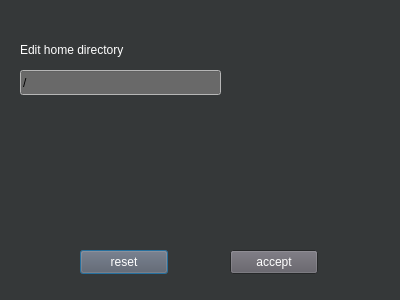
<?xml version="1.0" encoding="UTF-8"?>
<ui version="4.0">
 <class>DialogToolwindow</class>
 <widget class="QDialog" name="DialogToolwindow">
  <property name="geometry">
   <rect>
    <x>0</x>
    <y>0</y>
    <width>400</width>
    <height>300</height>
   </rect>
  </property>
  <property name="palette">
   <palette>
    <active>
     <colorrole role="WindowText">
      <brush brushstyle="SolidPattern">
       <color alpha="255">
        <red>255</red>
        <green>255</green>
        <blue>255</blue>
       </color>
      </brush>
     </colorrole>
     <colorrole role="Button">
      <brush brushstyle="SolidPattern">
       <color alpha="255">
        <red>94</red>
        <green>92</green>
        <blue>100</blue>
       </color>
      </brush>
     </colorrole>
     <colorrole role="Light">
      <brush brushstyle="SolidPattern">
       <color alpha="255">
        <red>141</red>
        <green>138</green>
        <blue>150</blue>
       </color>
      </brush>
     </colorrole>
     <colorrole role="Midlight">
      <brush brushstyle="SolidPattern">
       <color alpha="255">
        <red>117</red>
        <green>115</green>
        <blue>125</blue>
       </color>
      </brush>
     </colorrole>
     <colorrole role="Dark">
      <brush brushstyle="SolidPattern">
       <color alpha="255">
        <red>47</red>
        <green>46</green>
        <blue>50</blue>
       </color>
      </brush>
     </colorrole>
     <colorrole role="Mid">
      <brush brushstyle="SolidPattern">
       <color alpha="255">
        <red>63</red>
        <green>61</green>
        <blue>67</blue>
       </color>
      </brush>
     </colorrole>
     <colorrole role="Text">
      <brush brushstyle="SolidPattern">
       <color alpha="255">
        <red>255</red>
        <green>255</green>
        <blue>255</blue>
       </color>
      </brush>
     </colorrole>
     <colorrole role="BrightText">
      <brush brushstyle="SolidPattern">
       <color alpha="255">
        <red>255</red>
        <green>255</green>
        <blue>255</blue>
       </color>
      </brush>
     </colorrole>
     <colorrole role="ButtonText">
      <brush brushstyle="SolidPattern">
       <color alpha="255">
        <red>255</red>
        <green>255</green>
        <blue>255</blue>
       </color>
      </brush>
     </colorrole>
     <colorrole role="Base">
      <brush brushstyle="SolidPattern">
       <color alpha="255">
        <red>105</red>
        <green>105</green>
        <blue>105</blue>
       </color>
      </brush>
     </colorrole>
     <colorrole role="Window">
      <brush brushstyle="SolidPattern">
       <color alpha="255">
        <red>53</red>
        <green>56</green>
        <blue>57</blue>
       </color>
      </brush>
     </colorrole>
     <colorrole role="Shadow">
      <brush brushstyle="SolidPattern">
       <color alpha="255">
        <red>0</red>
        <green>0</green>
        <blue>0</blue>
       </color>
      </brush>
     </colorrole>
     <colorrole role="AlternateBase">
      <brush brushstyle="SolidPattern">
       <color alpha="255">
        <red>47</red>
        <green>46</green>
        <blue>50</blue>
       </color>
      </brush>
     </colorrole>
     <colorrole role="ToolTipBase">
      <brush brushstyle="SolidPattern">
       <color alpha="255">
        <red>255</red>
        <green>255</green>
        <blue>220</blue>
       </color>
      </brush>
     </colorrole>
     <colorrole role="ToolTipText">
      <brush brushstyle="SolidPattern">
       <color alpha="255">
        <red>0</red>
        <green>0</green>
        <blue>0</blue>
       </color>
      </brush>
     </colorrole>
     <colorrole role="PlaceholderText">
      <brush brushstyle="SolidPattern">
       <color alpha="128">
        <red>255</red>
        <green>255</green>
        <blue>255</blue>
       </color>
      </brush>
     </colorrole>
    </active>
    <inactive>
     <colorrole role="WindowText">
      <brush brushstyle="SolidPattern">
       <color alpha="255">
        <red>255</red>
        <green>255</green>
        <blue>255</blue>
       </color>
      </brush>
     </colorrole>
     <colorrole role="Button">
      <brush brushstyle="SolidPattern">
       <color alpha="255">
        <red>94</red>
        <green>92</green>
        <blue>100</blue>
       </color>
      </brush>
     </colorrole>
     <colorrole role="Light">
      <brush brushstyle="SolidPattern">
       <color alpha="255">
        <red>141</red>
        <green>138</green>
        <blue>150</blue>
       </color>
      </brush>
     </colorrole>
     <colorrole role="Midlight">
      <brush brushstyle="SolidPattern">
       <color alpha="255">
        <red>117</red>
        <green>115</green>
        <blue>125</blue>
       </color>
      </brush>
     </colorrole>
     <colorrole role="Dark">
      <brush brushstyle="SolidPattern">
       <color alpha="255">
        <red>47</red>
        <green>46</green>
        <blue>50</blue>
       </color>
      </brush>
     </colorrole>
     <colorrole role="Mid">
      <brush brushstyle="SolidPattern">
       <color alpha="255">
        <red>63</red>
        <green>61</green>
        <blue>67</blue>
       </color>
      </brush>
     </colorrole>
     <colorrole role="Text">
      <brush brushstyle="SolidPattern">
       <color alpha="255">
        <red>255</red>
        <green>255</green>
        <blue>255</blue>
       </color>
      </brush>
     </colorrole>
     <colorrole role="BrightText">
      <brush brushstyle="SolidPattern">
       <color alpha="255">
        <red>255</red>
        <green>255</green>
        <blue>255</blue>
       </color>
      </brush>
     </colorrole>
     <colorrole role="ButtonText">
      <brush brushstyle="SolidPattern">
       <color alpha="255">
        <red>255</red>
        <green>255</green>
        <blue>255</blue>
       </color>
      </brush>
     </colorrole>
     <colorrole role="Base">
      <brush brushstyle="SolidPattern">
       <color alpha="255">
        <red>105</red>
        <green>105</green>
        <blue>105</blue>
       </color>
      </brush>
     </colorrole>
     <colorrole role="Window">
      <brush brushstyle="SolidPattern">
       <color alpha="255">
        <red>53</red>
        <green>56</green>
        <blue>57</blue>
       </color>
      </brush>
     </colorrole>
     <colorrole role="Shadow">
      <brush brushstyle="SolidPattern">
       <color alpha="255">
        <red>0</red>
        <green>0</green>
        <blue>0</blue>
       </color>
      </brush>
     </colorrole>
     <colorrole role="AlternateBase">
      <brush brushstyle="SolidPattern">
       <color alpha="255">
        <red>47</red>
        <green>46</green>
        <blue>50</blue>
       </color>
      </brush>
     </colorrole>
     <colorrole role="ToolTipBase">
      <brush brushstyle="SolidPattern">
       <color alpha="255">
        <red>255</red>
        <green>255</green>
        <blue>220</blue>
       </color>
      </brush>
     </colorrole>
     <colorrole role="ToolTipText">
      <brush brushstyle="SolidPattern">
       <color alpha="255">
        <red>0</red>
        <green>0</green>
        <blue>0</blue>
       </color>
      </brush>
     </colorrole>
     <colorrole role="PlaceholderText">
      <brush brushstyle="SolidPattern">
       <color alpha="128">
        <red>255</red>
        <green>255</green>
        <blue>255</blue>
       </color>
      </brush>
     </colorrole>
    </inactive>
    <disabled>
     <colorrole role="WindowText">
      <brush brushstyle="SolidPattern">
       <color alpha="255">
        <red>47</red>
        <green>46</green>
        <blue>50</blue>
       </color>
      </brush>
     </colorrole>
     <colorrole role="Button">
      <brush brushstyle="SolidPattern">
       <color alpha="255">
        <red>94</red>
        <green>92</green>
        <blue>100</blue>
       </color>
      </brush>
     </colorrole>
     <colorrole role="Light">
      <brush brushstyle="SolidPattern">
       <color alpha="255">
        <red>141</red>
        <green>138</green>
        <blue>150</blue>
       </color>
      </brush>
     </colorrole>
     <colorrole role="Midlight">
      <brush brushstyle="SolidPattern">
       <color alpha="255">
        <red>117</red>
        <green>115</green>
        <blue>125</blue>
       </color>
      </brush>
     </colorrole>
     <colorrole role="Dark">
      <brush brushstyle="SolidPattern">
       <color alpha="255">
        <red>47</red>
        <green>46</green>
        <blue>50</blue>
       </color>
      </brush>
     </colorrole>
     <colorrole role="Mid">
      <brush brushstyle="SolidPattern">
       <color alpha="255">
        <red>63</red>
        <green>61</green>
        <blue>67</blue>
       </color>
      </brush>
     </colorrole>
     <colorrole role="Text">
      <brush brushstyle="SolidPattern">
       <color alpha="255">
        <red>47</red>
        <green>46</green>
        <blue>50</blue>
       </color>
      </brush>
     </colorrole>
     <colorrole role="BrightText">
      <brush brushstyle="SolidPattern">
       <color alpha="255">
        <red>255</red>
        <green>255</green>
        <blue>255</blue>
       </color>
      </brush>
     </colorrole>
     <colorrole role="ButtonText">
      <brush brushstyle="SolidPattern">
       <color alpha="255">
        <red>47</red>
        <green>46</green>
        <blue>50</blue>
       </color>
      </brush>
     </colorrole>
     <colorrole role="Base">
      <brush brushstyle="SolidPattern">
       <color alpha="255">
        <red>53</red>
        <green>56</green>
        <blue>57</blue>
       </color>
      </brush>
     </colorrole>
     <colorrole role="Window">
      <brush brushstyle="SolidPattern">
       <color alpha="255">
        <red>53</red>
        <green>56</green>
        <blue>57</blue>
       </color>
      </brush>
     </colorrole>
     <colorrole role="Shadow">
      <brush brushstyle="SolidPattern">
       <color alpha="255">
        <red>0</red>
        <green>0</green>
        <blue>0</blue>
       </color>
      </brush>
     </colorrole>
     <colorrole role="AlternateBase">
      <brush brushstyle="SolidPattern">
       <color alpha="255">
        <red>94</red>
        <green>92</green>
        <blue>100</blue>
       </color>
      </brush>
     </colorrole>
     <colorrole role="ToolTipBase">
      <brush brushstyle="SolidPattern">
       <color alpha="255">
        <red>255</red>
        <green>255</green>
        <blue>220</blue>
       </color>
      </brush>
     </colorrole>
     <colorrole role="ToolTipText">
      <brush brushstyle="SolidPattern">
       <color alpha="255">
        <red>0</red>
        <green>0</green>
        <blue>0</blue>
       </color>
      </brush>
     </colorrole>
     <colorrole role="PlaceholderText">
      <brush brushstyle="SolidPattern">
       <color alpha="128">
        <red>255</red>
        <green>255</green>
        <blue>255</blue>
       </color>
      </brush>
     </colorrole>
    </disabled>
   </palette>
  </property>
  <property name="windowTitle">
   <string>pearTools</string>
  </property>
  <widget class="QLabel" name="label">
   <property name="geometry">
    <rect>
     <x>20</x>
     <y>40</y>
     <width>181</width>
     <height>20</height>
    </rect>
   </property>
   <property name="text">
    <string>Edit home directory</string>
   </property>
  </widget>
  <widget class="QLineEdit" name="lineEdit">
   <property name="geometry">
    <rect>
     <x>20</x>
     <y>70</y>
     <width>201</width>
     <height>25</height>
    </rect>
   </property>
   <property name="palette">
    <palette>
     <active>
      <colorrole role="WindowText">
       <brush brushstyle="SolidPattern">
        <color alpha="255">
         <red>0</red>
         <green>0</green>
         <blue>0</blue>
        </color>
       </brush>
      </colorrole>
      <colorrole role="Button">
       <brush brushstyle="SolidPattern">
        <color alpha="255">
         <red>255</red>
         <green>255</green>
         <blue>255</blue>
        </color>
       </brush>
      </colorrole>
      <colorrole role="Light">
       <brush brushstyle="SolidPattern">
        <color alpha="255">
         <red>255</red>
         <green>255</green>
         <blue>255</blue>
        </color>
       </brush>
      </colorrole>
      <colorrole role="Midlight">
       <brush brushstyle="SolidPattern">
        <color alpha="255">
         <red>255</red>
         <green>255</green>
         <blue>255</blue>
        </color>
       </brush>
      </colorrole>
      <colorrole role="Dark">
       <brush brushstyle="SolidPattern">
        <color alpha="255">
         <red>127</red>
         <green>127</green>
         <blue>127</blue>
        </color>
       </brush>
      </colorrole>
      <colorrole role="Mid">
       <brush brushstyle="SolidPattern">
        <color alpha="255">
         <red>170</red>
         <green>170</green>
         <blue>170</blue>
        </color>
       </brush>
      </colorrole>
      <colorrole role="Text">
       <brush brushstyle="SolidPattern">
        <color alpha="255">
         <red>0</red>
         <green>0</green>
         <blue>0</blue>
        </color>
       </brush>
      </colorrole>
      <colorrole role="BrightText">
       <brush brushstyle="SolidPattern">
        <color alpha="255">
         <red>255</red>
         <green>255</green>
         <blue>255</blue>
        </color>
       </brush>
      </colorrole>
      <colorrole role="ButtonText">
       <brush brushstyle="SolidPattern">
        <color alpha="255">
         <red>0</red>
         <green>0</green>
         <blue>0</blue>
        </color>
       </brush>
      </colorrole>
      <colorrole role="Base">
       <brush brushstyle="SolidPattern">
        <color alpha="255">
         <red>105</red>
         <green>105</green>
         <blue>105</blue>
        </color>
       </brush>
      </colorrole>
      <colorrole role="Window">
       <brush brushstyle="SolidPattern">
        <color alpha="255">
         <red>255</red>
         <green>255</green>
         <blue>255</blue>
        </color>
       </brush>
      </colorrole>
      <colorrole role="Shadow">
       <brush brushstyle="SolidPattern">
        <color alpha="255">
         <red>0</red>
         <green>0</green>
         <blue>0</blue>
        </color>
       </brush>
      </colorrole>
      <colorrole role="AlternateBase">
       <brush brushstyle="SolidPattern">
        <color alpha="255">
         <red>255</red>
         <green>255</green>
         <blue>255</blue>
        </color>
       </brush>
      </colorrole>
      <colorrole role="ToolTipBase">
       <brush brushstyle="SolidPattern">
        <color alpha="255">
         <red>255</red>
         <green>255</green>
         <blue>220</blue>
        </color>
       </brush>
      </colorrole>
      <colorrole role="ToolTipText">
       <brush brushstyle="SolidPattern">
        <color alpha="255">
         <red>0</red>
         <green>0</green>
         <blue>0</blue>
        </color>
       </brush>
      </colorrole>
      <colorrole role="PlaceholderText">
       <brush brushstyle="SolidPattern">
        <color alpha="128">
         <red>0</red>
         <green>0</green>
         <blue>0</blue>
        </color>
       </brush>
      </colorrole>
     </active>
     <inactive>
      <colorrole role="WindowText">
       <brush brushstyle="SolidPattern">
        <color alpha="255">
         <red>0</red>
         <green>0</green>
         <blue>0</blue>
        </color>
       </brush>
      </colorrole>
      <colorrole role="Button">
       <brush brushstyle="SolidPattern">
        <color alpha="255">
         <red>255</red>
         <green>255</green>
         <blue>255</blue>
        </color>
       </brush>
      </colorrole>
      <colorrole role="Light">
       <brush brushstyle="SolidPattern">
        <color alpha="255">
         <red>255</red>
         <green>255</green>
         <blue>255</blue>
        </color>
       </brush>
      </colorrole>
      <colorrole role="Midlight">
       <brush brushstyle="SolidPattern">
        <color alpha="255">
         <red>255</red>
         <green>255</green>
         <blue>255</blue>
        </color>
       </brush>
      </colorrole>
      <colorrole role="Dark">
       <brush brushstyle="SolidPattern">
        <color alpha="255">
         <red>127</red>
         <green>127</green>
         <blue>127</blue>
        </color>
       </brush>
      </colorrole>
      <colorrole role="Mid">
       <brush brushstyle="SolidPattern">
        <color alpha="255">
         <red>170</red>
         <green>170</green>
         <blue>170</blue>
        </color>
       </brush>
      </colorrole>
      <colorrole role="Text">
       <brush brushstyle="SolidPattern">
        <color alpha="255">
         <red>0</red>
         <green>0</green>
         <blue>0</blue>
        </color>
       </brush>
      </colorrole>
      <colorrole role="BrightText">
       <brush brushstyle="SolidPattern">
        <color alpha="255">
         <red>255</red>
         <green>255</green>
         <blue>255</blue>
        </color>
       </brush>
      </colorrole>
      <colorrole role="ButtonText">
       <brush brushstyle="SolidPattern">
        <color alpha="255">
         <red>0</red>
         <green>0</green>
         <blue>0</blue>
        </color>
       </brush>
      </colorrole>
      <colorrole role="Base">
       <brush brushstyle="SolidPattern">
        <color alpha="255">
         <red>105</red>
         <green>105</green>
         <blue>105</blue>
        </color>
       </brush>
      </colorrole>
      <colorrole role="Window">
       <brush brushstyle="SolidPattern">
        <color alpha="255">
         <red>255</red>
         <green>255</green>
         <blue>255</blue>
        </color>
       </brush>
      </colorrole>
      <colorrole role="Shadow">
       <brush brushstyle="SolidPattern">
        <color alpha="255">
         <red>0</red>
         <green>0</green>
         <blue>0</blue>
        </color>
       </brush>
      </colorrole>
      <colorrole role="AlternateBase">
       <brush brushstyle="SolidPattern">
        <color alpha="255">
         <red>255</red>
         <green>255</green>
         <blue>255</blue>
        </color>
       </brush>
      </colorrole>
      <colorrole role="ToolTipBase">
       <brush brushstyle="SolidPattern">
        <color alpha="255">
         <red>255</red>
         <green>255</green>
         <blue>220</blue>
        </color>
       </brush>
      </colorrole>
      <colorrole role="ToolTipText">
       <brush brushstyle="SolidPattern">
        <color alpha="255">
         <red>0</red>
         <green>0</green>
         <blue>0</blue>
        </color>
       </brush>
      </colorrole>
      <colorrole role="PlaceholderText">
       <brush brushstyle="SolidPattern">
        <color alpha="128">
         <red>0</red>
         <green>0</green>
         <blue>0</blue>
        </color>
       </brush>
      </colorrole>
     </inactive>
     <disabled>
      <colorrole role="WindowText">
       <brush brushstyle="SolidPattern">
        <color alpha="255">
         <red>127</red>
         <green>127</green>
         <blue>127</blue>
        </color>
       </brush>
      </colorrole>
      <colorrole role="Button">
       <brush brushstyle="SolidPattern">
        <color alpha="255">
         <red>255</red>
         <green>255</green>
         <blue>255</blue>
        </color>
       </brush>
      </colorrole>
      <colorrole role="Light">
       <brush brushstyle="SolidPattern">
        <color alpha="255">
         <red>255</red>
         <green>255</green>
         <blue>255</blue>
        </color>
       </brush>
      </colorrole>
      <colorrole role="Midlight">
       <brush brushstyle="SolidPattern">
        <color alpha="255">
         <red>255</red>
         <green>255</green>
         <blue>255</blue>
        </color>
       </brush>
      </colorrole>
      <colorrole role="Dark">
       <brush brushstyle="SolidPattern">
        <color alpha="255">
         <red>127</red>
         <green>127</green>
         <blue>127</blue>
        </color>
       </brush>
      </colorrole>
      <colorrole role="Mid">
       <brush brushstyle="SolidPattern">
        <color alpha="255">
         <red>170</red>
         <green>170</green>
         <blue>170</blue>
        </color>
       </brush>
      </colorrole>
      <colorrole role="Text">
       <brush brushstyle="SolidPattern">
        <color alpha="255">
         <red>127</red>
         <green>127</green>
         <blue>127</blue>
        </color>
       </brush>
      </colorrole>
      <colorrole role="BrightText">
       <brush brushstyle="SolidPattern">
        <color alpha="255">
         <red>255</red>
         <green>255</green>
         <blue>255</blue>
        </color>
       </brush>
      </colorrole>
      <colorrole role="ButtonText">
       <brush brushstyle="SolidPattern">
        <color alpha="255">
         <red>127</red>
         <green>127</green>
         <blue>127</blue>
        </color>
       </brush>
      </colorrole>
      <colorrole role="Base">
       <brush brushstyle="SolidPattern">
        <color alpha="255">
         <red>255</red>
         <green>255</green>
         <blue>255</blue>
        </color>
       </brush>
      </colorrole>
      <colorrole role="Window">
       <brush brushstyle="SolidPattern">
        <color alpha="255">
         <red>255</red>
         <green>255</green>
         <blue>255</blue>
        </color>
       </brush>
      </colorrole>
      <colorrole role="Shadow">
       <brush brushstyle="SolidPattern">
        <color alpha="255">
         <red>0</red>
         <green>0</green>
         <blue>0</blue>
        </color>
       </brush>
      </colorrole>
      <colorrole role="AlternateBase">
       <brush brushstyle="SolidPattern">
        <color alpha="255">
         <red>255</red>
         <green>255</green>
         <blue>255</blue>
        </color>
       </brush>
      </colorrole>
      <colorrole role="ToolTipBase">
       <brush brushstyle="SolidPattern">
        <color alpha="255">
         <red>255</red>
         <green>255</green>
         <blue>220</blue>
        </color>
       </brush>
      </colorrole>
      <colorrole role="ToolTipText">
       <brush brushstyle="SolidPattern">
        <color alpha="255">
         <red>0</red>
         <green>0</green>
         <blue>0</blue>
        </color>
       </brush>
      </colorrole>
      <colorrole role="PlaceholderText">
       <brush brushstyle="SolidPattern">
        <color alpha="128">
         <red>0</red>
         <green>0</green>
         <blue>0</blue>
        </color>
       </brush>
      </colorrole>
     </disabled>
    </palette>
   </property>
   <property name="text">
    <string>/</string>
   </property>
  </widget>
  <widget class="QPushButton" name="pushButton">
   <property name="geometry">
    <rect>
     <x>80</x>
     <y>250</y>
     <width>88</width>
     <height>24</height>
    </rect>
   </property>
   <property name="text">
    <string>reset</string>
   </property>
  </widget>
  <widget class="QPushButton" name="pushButton_2">
   <property name="geometry">
    <rect>
     <x>230</x>
     <y>250</y>
     <width>88</width>
     <height>24</height>
    </rect>
   </property>
   <property name="text">
    <string>accept</string>
   </property>
  </widget>
 </widget>
 <resources/>
 <connections/>
</ui>
